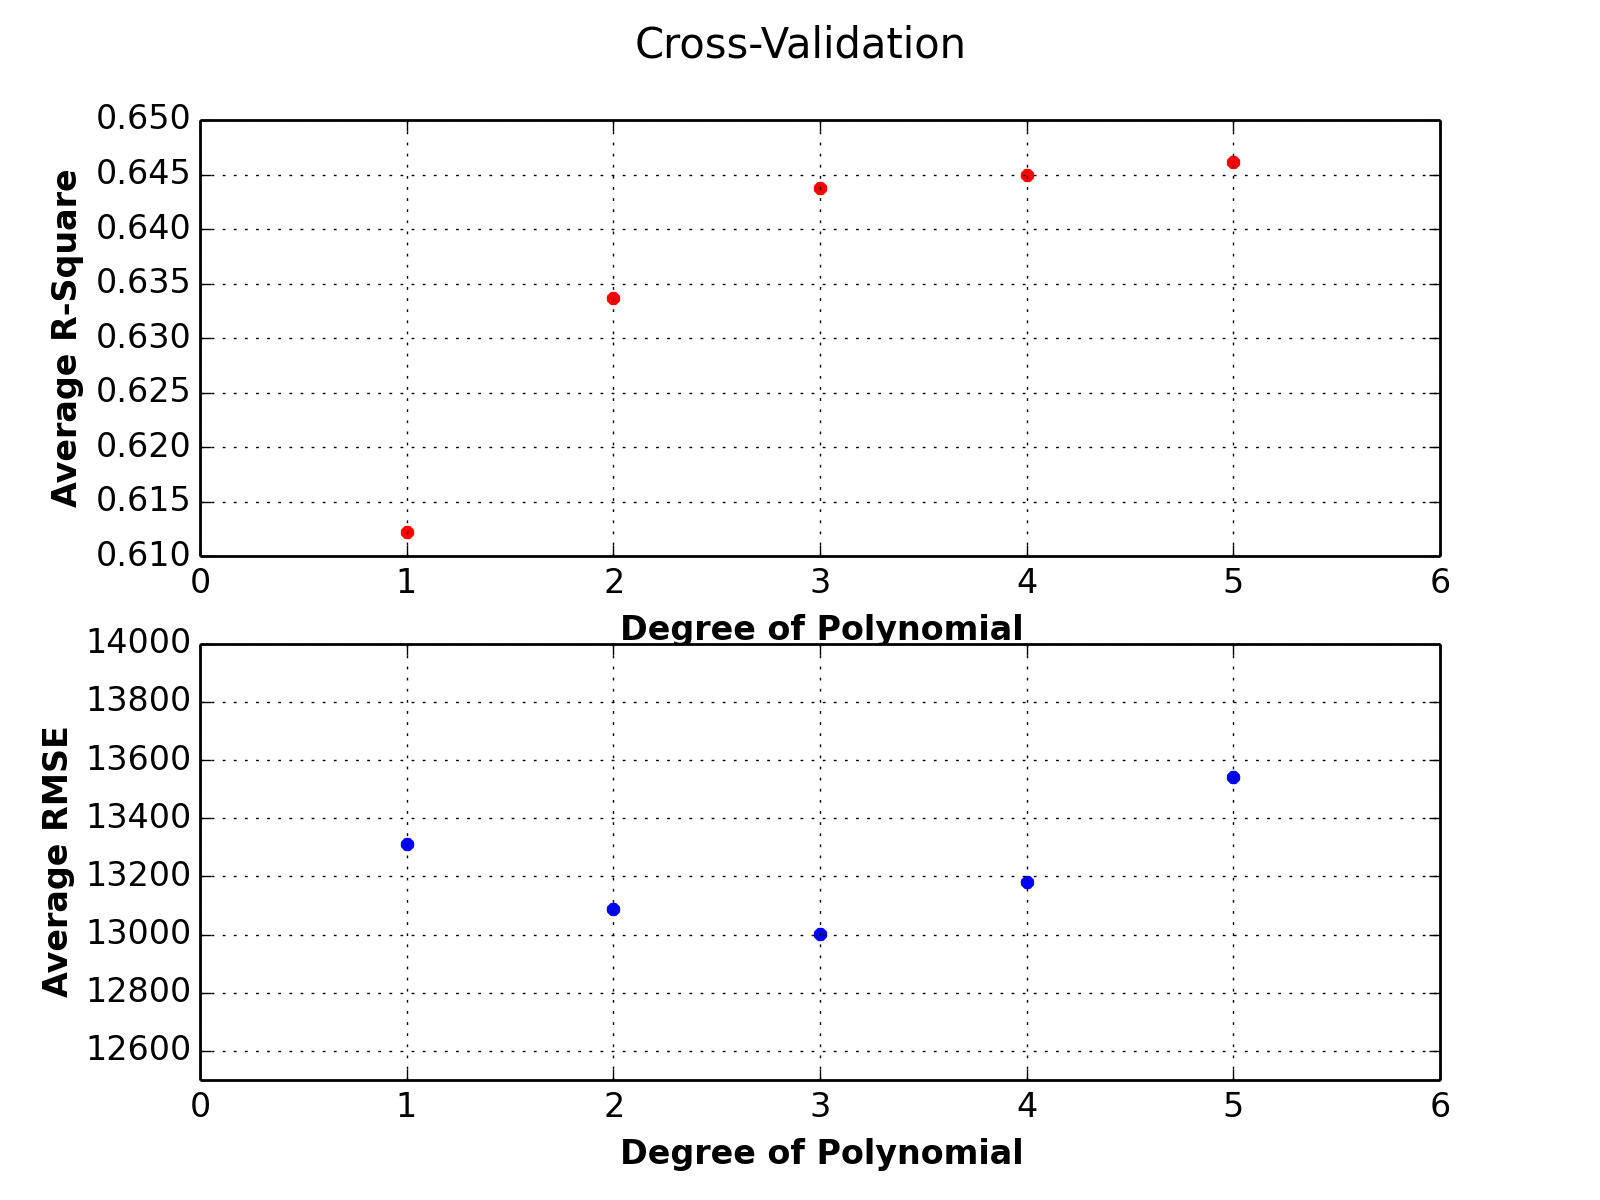

Recreate this plot in Python.
from matplotlib import pyplot
import numpy

#return the R-squre and RMSE
def validate(x,y,coeffs):
    results = {}
    #R-square
    p = numpy.poly1d(coeffs)
    yhat = p(x)                        
    ybar = numpy.sum(y)/len(y)  
    ssreg = numpy.sum((yhat-ybar)**2)  
    sstot = numpy.sum((y - ybar)**2)
    results['rSquare'] = ssreg / sstot
    #RMSE
    results['RMSE']=(numpy.sum((yhat-y)**2)/len(y))**0.5  
    return results



# read data form dat file
inputFile = open('labeled_data.csv','r')
header = inputFile.readline()

zip=[]
pop=[]
inci=[]
sampleNum=0

for line in inputFile:
        term = line.split(",")
        zip.append(term[0])
        pop.append(float(term[1]))
        inci.append(float(term[2]))
        sampleNum+=1
inputFile.close()

#10-fold cross-validation
K=10
rSquareDic={}
RMSEDic={}
degreeList=[]
avgrSquareList=[]
avgRMSEList=[]

for degree in range(1,6):
    degreeList.append(degree)
    rSquare=[]
    RMSE=[]
    for k in range(0,K):
        trainx = [x for i, x in enumerate(pop) if i % K != k]
        valix = [x for i, x in enumerate(pop) if i % K == k]
        trainy = [y for i, y in enumerate(inci) if i % K != k]
        valiy = [y for i, y in enumerate(inci) if i % K == k] 
        coeffs = numpy.polyfit(trainx,trainy,degree)
        rSquare.append(validate(trainx,trainy,coeffs)["rSquare"])
        RMSE.append(validate(valix,valiy,coeffs)["RMSE"])

    rSquareDic[degree]=rSquare
    RMSEDic[degree]=RMSE
    avgrSquare=sum(rSquare)/float(len(rSquare))
    avgRMSE=sum(RMSE)/float(len(RMSE))
    avgrSquareList.append(avgrSquare)
    avgRMSEList.append(avgRMSE)
   # print "For polynomial of degree "+str(degree)+", the average R-Square is "+str(avgrSquare)+", and the average RMSE is "+str(avgRMSE)


fig = pyplot.figure()
fig.suptitle("Cross-Validation",fontsize=15)
graph1 = fig.add_subplot(2,1,1)
graph2 = fig.add_subplot(2,1,2)
graph1.plot(degreeList,avgrSquareList,'.',ms=9,color='r')
graph2.plot(degreeList,avgRMSEList,'.',ms=9,color='b')
graph1.grid(True)#Add the gridlines to make the plot clearer 
graph2.grid(True)#Add the gridlines to make the plot clearer 
graph1.set_xlabel('Degree of Polynomial',fontweight='bold')
graph1.set_ylabel('Average R-Square',fontweight='bold')
graph2.set_xlabel('Degree of Polynomial',fontweight='bold')
graph2.set_ylabel('Average RMSE',fontweight='bold')
graph1.set_xlim(0,6)
graph2.set_xlim(0,6)
graph2.set_ylim(12500,14000)

fig.patch.set_facecolor('white') 

pyplot.savefig('problem_b.png', dpi=200)
pyplot.show()

"""
According to the average R-Square and average RMSE, the polynomial with third degree has the best performance. 

"""
